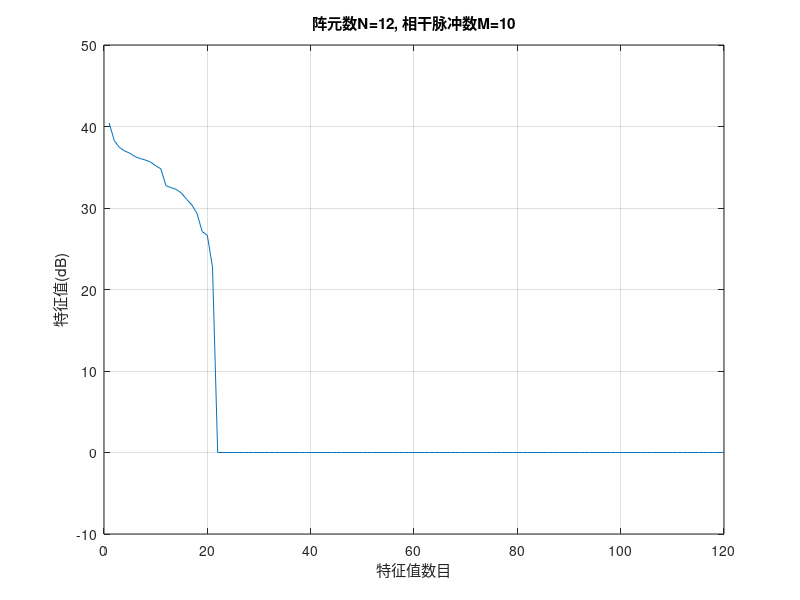
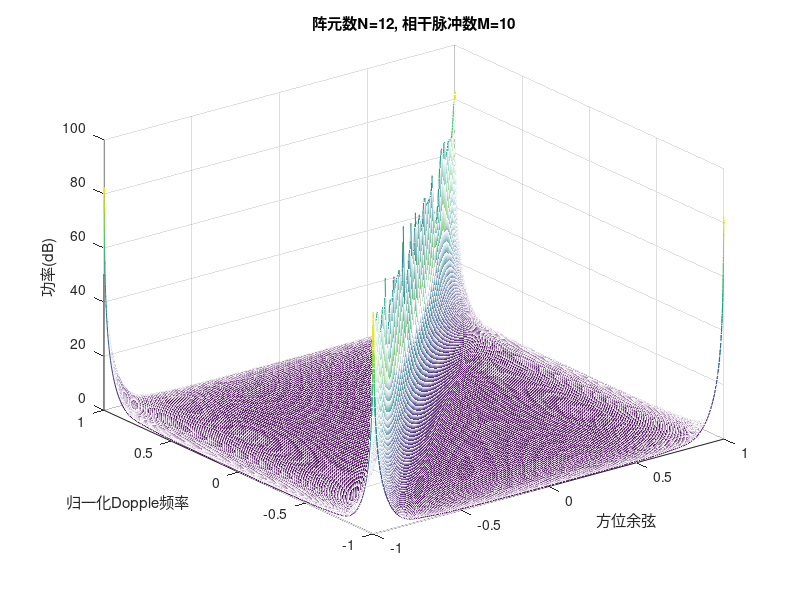
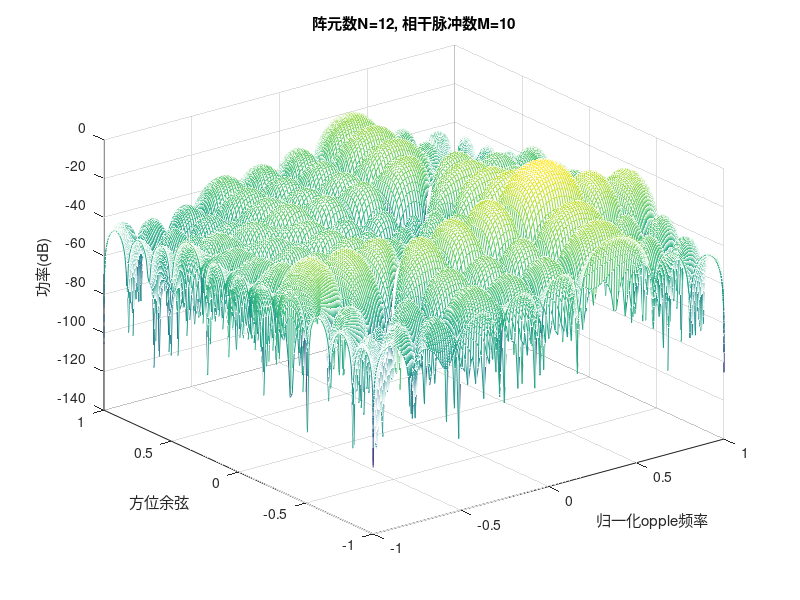
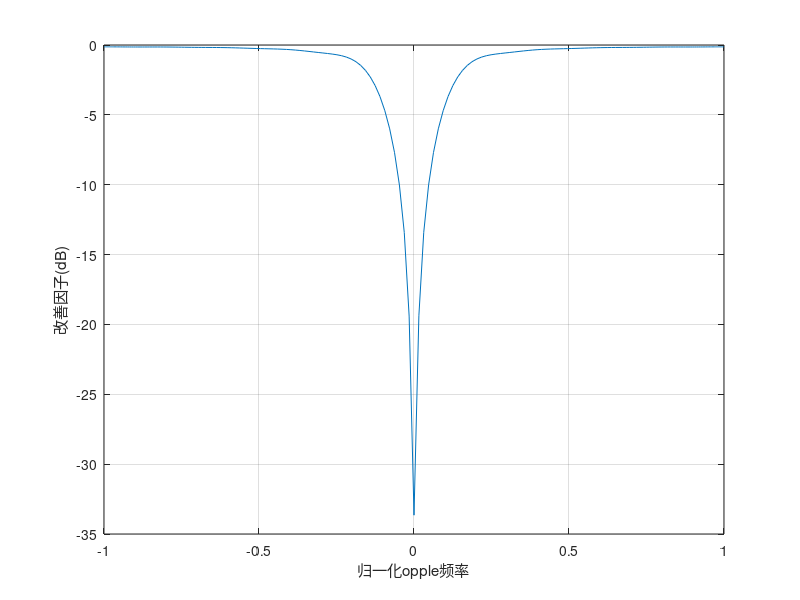

MATLAB code for these plots, in order:
%opt2d.m: 全自由度空时自适应处理
%--------------------------------------------------------------------------
%start         : 2004.11.04  AM 10:21   yunrisheng
%Latest change : 
%--------------------------------------------------------------------------

clear
tic
%杂波仿真参数：pioneer
N = 12;                        % 阵元个数
M = 10;                        % 相干脉冲数
CNR = 30;                      % 杂噪比
beta = 1;                      % 杂波折叠系数(beta = 2*v*T/d)
sita_a = -90:.9:90.;         % 杂波单元个数               
sita = sita_a*pi/180;
[NN N_bin] = size(sita);
%目标参数
sita_t = -25;                  % 目标DOA
omiga_t = 0.4;                 % 目标Doppler
SNR = 0;                       % 信噪比

%空间导向矢量和时间导向矢量
%空间频率和Dopple频率满足 omiga_d = beta * omiga_s
omiga_s = pi*sin(sita);      
omiga_d = beta*omiga_s;       

aN = zeros(N,N_bin);
bN = zeros(M,N_bin);

aN = exp(-j*[0:N-1]'*omiga_s)./sqrt(N);
bN = exp(-j*[0:M-1]'*omiga_d)./sqrt(M);


%目标空时信号
aN_t = zeros(N,1);
bN_t = zeros(M,1);

aN_t = exp(-j*pi*[0:N-1]'*sin(sita_t*pi/180))/sqrt(N);
bN_t = exp(-j*pi*[0:M-1]'*omiga_t)/sqrt(M);

S_t = zeros(M*N,1);
S_t = kron(aN_t,bN_t);

%计算杂波协方差矩阵
R = zeros(M*N,M*N);                     
S = zeros(M*N,N_bin);                   
ksai = 10^(CNR/10)*(randn(1,N_bin)+j*randn(1,N_bin))/sqrt(2);               %服从正态分布的随机幅值，方差为1
for ii = 1:N_bin
    S(:,ii) = kron(aN(:,ii),bN(:,ii));  
    R = R + ksai(ii).*(S(:,ii)*S(:,ii)');       
end

%干扰协方差矩阵，杂噪比为30dB
R = R +eye(M*N);     %CNR = 30dB
inv_R = inv(R);                   %逆矩阵
%求特征值谱
[u s v] = svd(R);                       %特征值分解
figure(1);
plot(10*log10(diag(s)));
title('阵元数N=12, 相干脉冲数M=10');
axis([0 120 -10 50]);
xlabel('特征值数目');
ylabel('特征值(dB)');
grid on

P_f = zeros(N_bin,N_bin);
P_min_var = zeros(N_bin,N_bin);
%求杂波谱
for ii = 1:N_bin
    for jj = 1:N_bin
            SS = kron(aN(:,ii),bN(:,jj));
            P_f(ii,jj) = SS'*R*SS;        %傅氏谱
            P_min_var(ii,jj) = 1./(SS'*inv_R*SS);
    end
end        

%最小方差功率谱
figure(2)
mesh(sin(sita),omiga_d/pi,20*log10(abs(P_min_var)));
title('阵元数N=12, 相干脉冲数M=10');
xlabel('方位余弦');
ylabel('归一化Dopple频率');
zlabel('功率(dB)');
grid on
%空时最优权向量
w_opt = inv(R)*S_t./(S_t'*inv_R*S_t);   
%w_opt = inv(RR)*a_t;

%求最优空时响应
for ii = 1:N_bin
    for jj = 1:N_bin
        SSS = kron(aN(:,ii),bN(:,jj));
        res_opt(ii,jj) = SSS'*w_opt;
    end
end
                      
figure(3)
%[X,Y]=meshgrid(omiga_d/pi,sita_a);
mesh(omiga_d/pi,omiga_d/pi,10*log10(abs(res_opt).^2))
title('阵元数N=12, 相干脉冲数M=10');
xlabel('归一化opple频率');
ylabel('方位余弦');
zlabel('功率(dB)');
grid on
%求最优改善因子
for ii = 1:N_bin
    for jj = 1:N_bin
        SS = kron(aN(:,ii),bN(:,jj));
 %       IF(ii,jj) = SS'*inv_R*SS.*trace(R)./(SS'*SS);
        IF(ii,jj) = SS'*inv_R*SS./(SS'*SS);
    end
end
figure(4)
axis([-1 1 10 55]);
plot(omiga_d/pi,10*log10(abs(IF(101,:))));
xlabel('归一化opple频率');
ylabel('改善因子(dB)');
grid on

toc



disp('分支develop做出修改')
